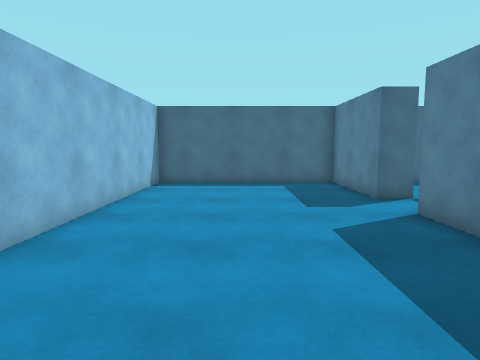
View 1 (above)

12 first-person views from a walk through a scene from a Unity 3-D project. The camera is 1.4 m above the floor, tilts 6° down and sees 75° across. The floor is counted in squares, 1 m on a side. Each view is taken from the middle of a square. On the plan, view 1 faces up. The plan holds only what a view shows up to about 14 squares ahead; the rest is blank. The place goes on beyond the plan. The player is left out.

View 2
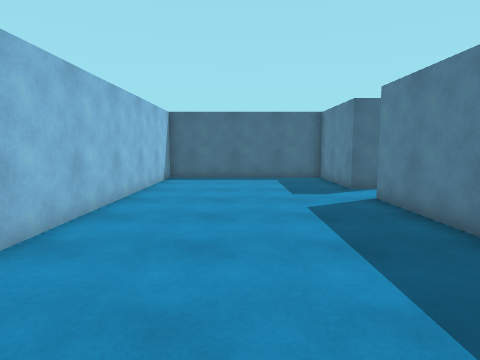

View 3
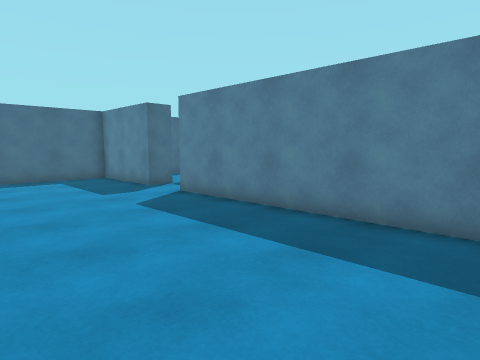

View 4
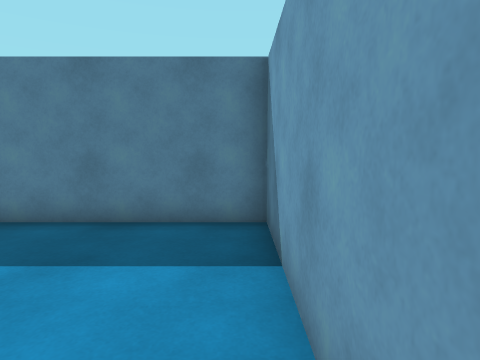

View 5
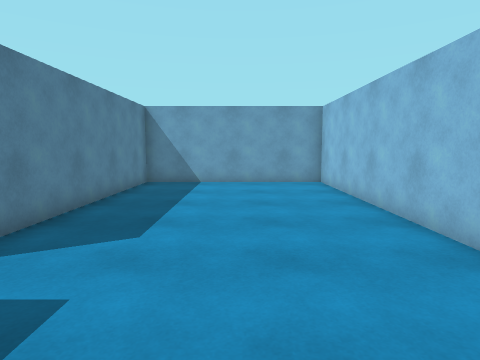

View 6
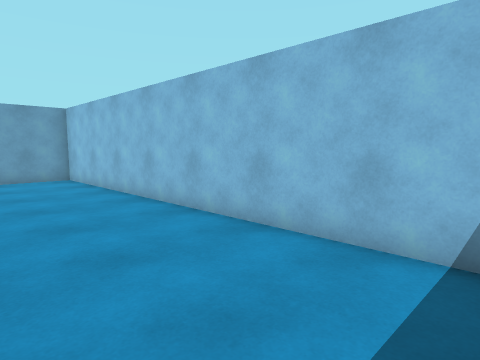

View 7
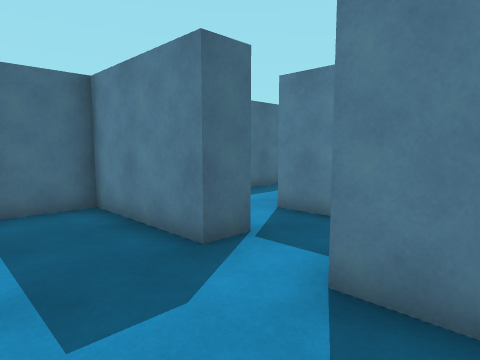

View 8
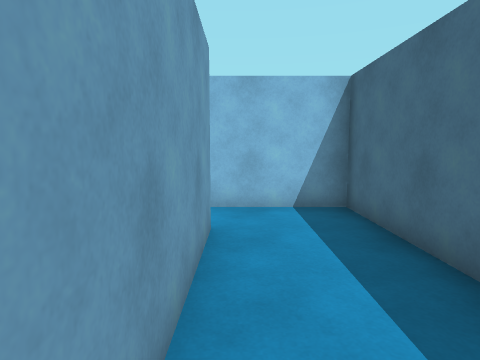

View 9
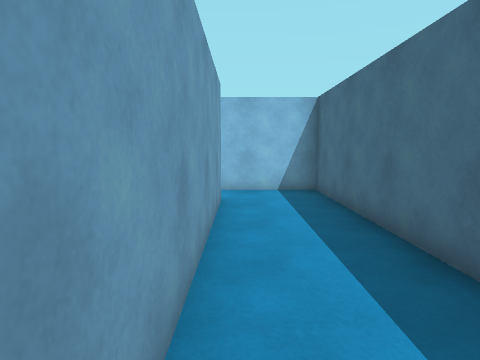

View 10
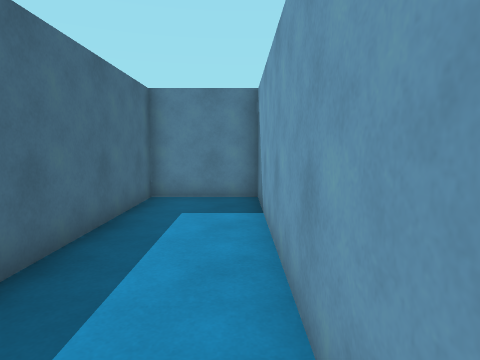

View 11
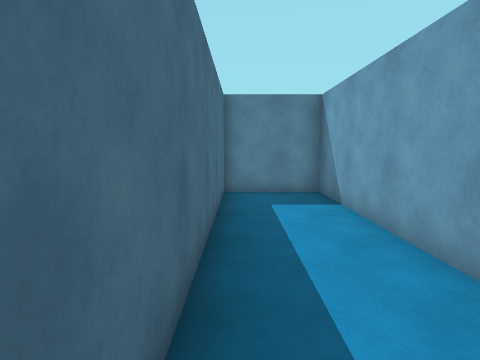

View 12
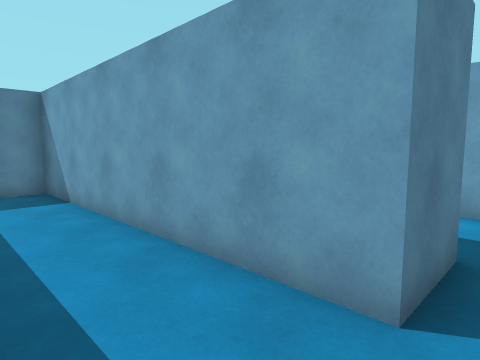

### Floor plan
Points are (right, up) in squares from view 1. A wall is a line through its corners. A room is listed if a view was taken in it or the views show most of it. See-through windows are left out.
Room 1 (views 1, 2, 3, 4, 5, 6, 7)
walls: (4.9, 8.5) (3.8, 8.5) (3.8, 12.5) (-3.3, 12.5) (-3.3, -2.5) (3.8, -2.5) (3.8, 6.5)
ways out: opening at (4.5, 7.5)
Room 2 (views 8, 9, 10, 11, 12)
walls: (6.7, 9.5) (16.7, 9.5) (16.7, 12.5) (4.8, 12.5) (4.8, 9.2)
ways out: opening at (6, 9)

Positions as (right, up) in squares from view 1, and headings:
1: (0, 0), facing up
2: (0, -2), facing up
3: (-2, -2), facing up-right
4: (-2, -2), facing right
5: (0, 10), facing down
6: (1, 12), facing down-left
7: (1, 5), facing up-right
8: (12, 10), facing left
9: (15, 10), facing left
10: (8, 10), facing right
11: (7, 12), facing right
12: (6, 12), facing down-right
